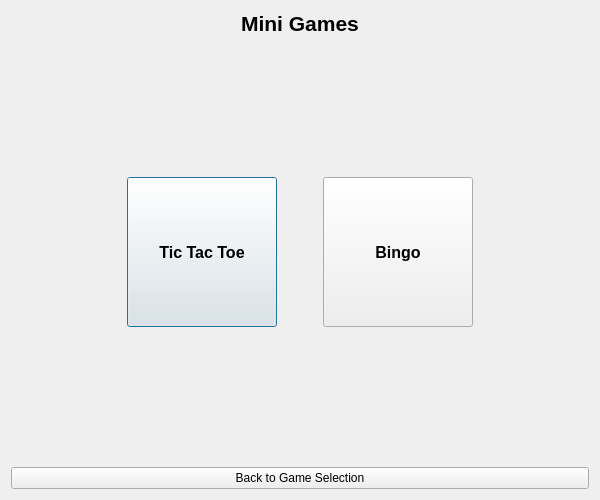
<?xml version="1.0" encoding="UTF-8"?>
<ui version="4.0">

 <class>MiniGames</class>
 <widget class="QDialog" name="MiniGames">
  <property name="geometry">
   <rect>
    <x>0</x>
    <y>0</y>
    <width>600</width>
    <height>500</height>
   </rect>
  </property>
  <property name="windowTitle">
   <string>Mini OS - Mini Games</string>
  </property>
  <layout class="QVBoxLayout" name="verticalLayout">
   <item>
    <widget class="QLabel" name="titleLabel">
     <property name="font">
      <font>
       <family>Arial</family>
       <pointsize>16</pointsize>
       <weight>75</weight>
       <bold>true</bold>
      </font>
     </property>
     <property name="text">
      <string>Mini Games</string>
     </property>
     <property name="alignment">
      <set>Qt::AlignCenter</set>
     </property>
    </widget>
   </item>
   <item>
    <widget class="QStackedWidget" name="stackedWidget">
     <property name="currentIndex">
      <number>0</number>
     </property>
     <widget class="QWidget" name="gameSelectorPage">
      <layout class="QVBoxLayout" name="verticalLayout_2">
       <item>
        <spacer name="verticalSpacer">
         <property name="orientation">
          <enum>Qt::Vertical</enum>
         </property>
         <property name="sizeHint" stdset="0">
          <size>
           <width>20</width>
           <height>40</height>
          </size>
         </property>
        </spacer>
       </item>
       <item>
        <layout class="QHBoxLayout" name="horizontalLayout">
         <item>
          <spacer name="horizontalSpacer">
           <property name="orientation">
            <enum>Qt::Horizontal</enum>
           </property>
           <property name="sizeHint" stdset="0">
            <size>
             <width>40</width>
             <height>20</height>
            </size>
           </property>
          </spacer>
         </item>
         <item>
          <widget class="QPushButton" name="ticTacToeButton">
           <property name="minimumSize">
            <size>
             <width>150</width>
             <height>150</height>
            </size>
           </property>
           <property name="font">
            <font>
             <family>Arial</family>
             <pointsize>12</pointsize>
             <weight>75</weight>
             <bold>true</bold>
            </font>
           </property>
           <property name="text">
            <string>Tic Tac Toe</string>
           </property>
           <property name="icon">
            <iconset resource="resources.qrc">
             <normaloff>:/icons/games.png</normaloff>:/icons/games.png</iconset>
           </property>
           <property name="iconSize">
            <size>
             <width>64</width>
             <height>64</height>
            </size>
           </property>
          </widget>
         </item>
         <item>
          <spacer name="horizontalSpacer_3">
           <property name="orientation">
            <enum>Qt::Horizontal</enum>
           </property>
           <property name="sizeType">
            <enum>QSizePolicy::Fixed</enum>
           </property>
           <property name="sizeHint" stdset="0">
            <size>
             <width>40</width>
             <height>20</height>
            </size>
           </property>
          </spacer>
         </item>
         <item>
          <widget class="QPushButton" name="bingoButton">
           <property name="minimumSize">
            <size>
             <width>150</width>
             <height>150</height>
            </size>
           </property>
           <property name="font">
            <font>
             <family>Arial</family>
             <pointsize>12</pointsize>
             <weight>75</weight>
             <bold>true</bold>
            </font>
           </property>
           <property name="text">
            <string>Bingo</string>
           </property>
           <property name="icon">
            <iconset resource="resources.qrc">
             <normaloff>:/icons/games.png</normaloff>:/icons/games.png</iconset>
           </property>
           <property name="iconSize">
            <size>
             <width>64</width>
             <height>64</height>
            </size>
           </property>
          </widget>
         </item>
         <item>
          <spacer name="horizontalSpacer_2">
           <property name="orientation">
            <enum>Qt::Horizontal</enum>
           </property>
           <property name="sizeHint" stdset="0">
            <size>
             <width>40</width>
             <height>20</height>
            </size>
           </property>
          </spacer>
         </item>
        </layout>
       </item>
       <item>
        <spacer name="verticalSpacer_2">
         <property name="orientation">
          <enum>Qt::Vertical</enum>
         </property>
         <property name="sizeHint" stdset="0">
          <size>
           <width>20</width>
           <height>40</height>
          </size>
         </property>
        </spacer>
       </item>
      </layout>
     </widget>
     <widget class="QWidget" name="ticTacToePage">
      <layout class="QVBoxLayout" name="verticalLayout_3">
       <item>
        <widget class="QLabel" name="gameStatusLabel">
         <property name="font">
          <font>
           <family>Arial</family>
           <pointsize>12</pointsize>
           <weight>75</weight>
           <bold>true</bold>
          </font>
         </property>
         <property name="text">
          <string>Tic Tac Toe - Player X's turn</string>
         </property>
         <property name="alignment">
          <set>Qt::AlignCenter</set>
         </property>
        </widget>
       </item>
       <item>
        <layout class="QGridLayout" name="ticTacToeLayout"/>
       </item>
      </layout>
     </widget>
     <widget class="QWidget" name="bingoPage">
      <layout class="QVBoxLayout" name="verticalLayout_4">
       <item>
        <widget class="QLabel" name="bingoLabel">
         <property name="font">
          <font>
           <family>Arial</family>
           <pointsize>14</pointsize>
           <weight>75</weight>
           <bold>true</bold>
          </font>
         </property>
         <property name="text">
          <string>Bingo Game</string>
         </property>
         <property name="alignment">
          <set>Qt::AlignCenter</set>
         </property>
        </widget>
       </item>
       <item>
        <widget class="QLabel" name="comingSoonLabel">
         <property name="font">
          <font>
           <pointsize>12</pointsize>
           <italic>true</italic>
          </font>
         </property>
         <property name="text">
          <string>Coming Soon!</string>
         </property>
         <property name="alignment">
          <set>Qt::AlignCenter</set>
         </property>
        </widget>
       </item>
      </layout>
     </widget>
    </widget>
   </item>
   <item>
    <widget class="QPushButton" name="closeButton">
     <property name="text">
      <string>Back to Game Selection</string>
     </property>
    </widget>
   </item>
  </layout>
 </widget>
 <resources>
  <include location="resources.qrc"/>
 </resources>
 <connections/>
</ui>
